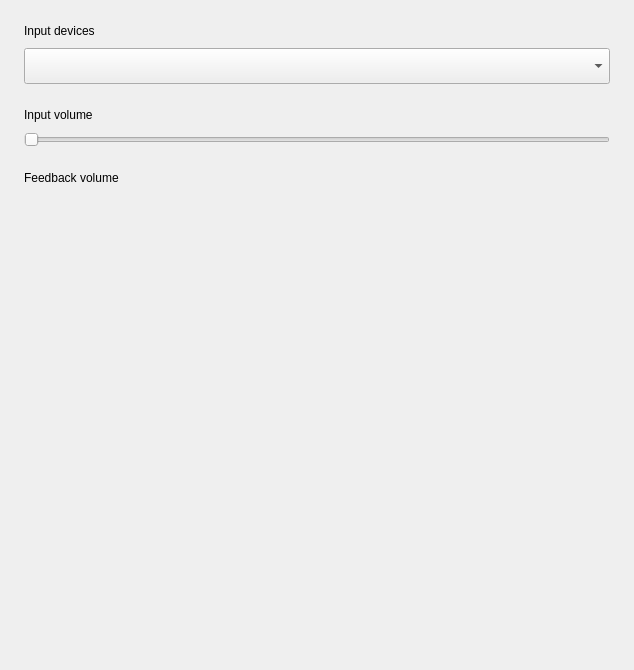
<?xml version="1.0" encoding="UTF-8"?>
<ui version="4.0">
 <class>InputPage</class>
 <widget class="QWidget" name="InputPage">
  <property name="geometry">
   <rect>
    <x>0</x>
    <y>0</y>
    <width>634</width>
    <height>670</height>
   </rect>
  </property>
  <property name="windowTitle">
   <string>InputPage</string>
  </property>
  <layout class="QVBoxLayout" name="verticalLayout">
   <property name="spacing">
    <number>0</number>
   </property>
   <property name="leftMargin">
    <number>24</number>
   </property>
   <property name="topMargin">
    <number>0</number>
   </property>
   <property name="rightMargin">
    <number>24</number>
   </property>
   <property name="bottomMargin">
    <number>0</number>
   </property>
   <item>
    <layout class="QHBoxLayout" name="horizontalLayout">
     <property name="topMargin">
      <number>24</number>
     </property>
     <item>
      <widget class="QLabel" name="label">
       <property name="text">
        <string>Input devices</string>
       </property>
      </widget>
     </item>
    </layout>
   </item>
   <item>
    <layout class="QHBoxLayout" name="horizontalLayout_2">
     <property name="topMargin">
      <number>10</number>
     </property>
     <item>
      <widget class="QComboBox" name="inputDevices">
       <property name="minimumSize">
        <size>
         <width>0</width>
         <height>36</height>
        </size>
       </property>
       <property name="maximumSize">
        <size>
         <width>16777215</width>
         <height>36</height>
        </size>
       </property>
      </widget>
     </item>
    </layout>
   </item>
   <item>
    <layout class="QHBoxLayout" name="horizontalLayout_3">
     <property name="spacing">
      <number>0</number>
     </property>
     <property name="topMargin">
      <number>24</number>
     </property>
     <item>
      <widget class="QLabel" name="label_2">
       <property name="text">
        <string>Input volume</string>
       </property>
      </widget>
     </item>
     <item>
      <widget class="QLabel" name="inputVolume">
       <property name="styleSheet">
        <string notr="true"/>
       </property>
       <property name="text">
        <string/>
       </property>
       <property name="alignment">
        <set>Qt::AlignRight|Qt::AlignTrailing|Qt::AlignVCenter</set>
       </property>
      </widget>
     </item>
    </layout>
   </item>
   <item>
    <layout class="QHBoxLayout" name="horizontalLayout_4">
     <property name="spacing">
      <number>0</number>
     </property>
     <property name="topMargin">
      <number>10</number>
     </property>
     <item>
      <widget class="VolumeSlider" name="volumeSetting">
       <property name="sizePolicy">
        <sizepolicy hsizetype="Preferred" vsizetype="Fixed">
         <horstretch>0</horstretch>
         <verstretch>0</verstretch>
        </sizepolicy>
       </property>
       <property name="minimumSize">
        <size>
         <width>0</width>
         <height>0</height>
        </size>
       </property>
       <property name="maximumSize">
        <size>
         <width>16777215</width>
         <height>16777215</height>
        </size>
       </property>
       <property name="focusPolicy">
        <enum>Qt::NoFocus</enum>
       </property>
       <property name="orientation">
        <enum>Qt::Horizontal</enum>
       </property>
      </widget>
     </item>
    </layout>
   </item>
   <item>
    <layout class="QHBoxLayout" name="horizontalLayout_6">
     <property name="spacing">
      <number>0</number>
     </property>
     <property name="topMargin">
      <number>24</number>
     </property>
     <item>
      <widget class="QLabel" name="label_3">
       <property name="text">
        <string>Feedback volume</string>
       </property>
      </widget>
     </item>
     <item>
      <widget class="QLabel" name="inputVolume_2">
       <property name="styleSheet">
        <string notr="true"/>
       </property>
       <property name="text">
        <string/>
       </property>
       <property name="alignment">
        <set>Qt::AlignRight|Qt::AlignTrailing|Qt::AlignVCenter</set>
       </property>
      </widget>
     </item>
    </layout>
   </item>
   <item>
    <layout class="QHBoxLayout" name="horizontalLayout_7">
     <property name="spacing">
      <number>0</number>
     </property>
     <item>
      <widget class="VolumeScale" name="volumeScale" native="true">
       <property name="minimumSize">
        <size>
         <width>0</width>
         <height>30</height>
        </size>
       </property>
       <property name="maximumSize">
        <size>
         <width>16777215</width>
         <height>30</height>
        </size>
       </property>
       <property name="styleSheet">
        <string notr="true"/>
       </property>
      </widget>
     </item>
    </layout>
   </item>
   <item>
    <spacer name="verticalSpacer">
     <property name="orientation">
      <enum>Qt::Vertical</enum>
     </property>
     <property name="sizeHint" stdset="0">
      <size>
       <width>20</width>
       <height>398</height>
      </size>
     </property>
    </spacer>
   </item>
  </layout>
 </widget>
 <customwidgets>
  <customwidget>
   <class>VolumeSlider</class>
   <extends>QSlider</extends>
   <header location="global">common/volume-slider.h</header>
  </customwidget>
  <customwidget>
   <class>VolumeScale</class>
   <extends>QWidget</extends>
   <header location="global">volume-scale.h</header>
   <container>1</container>
  </customwidget>
 </customwidgets>
 <resources/>
 <connections/>
</ui>
